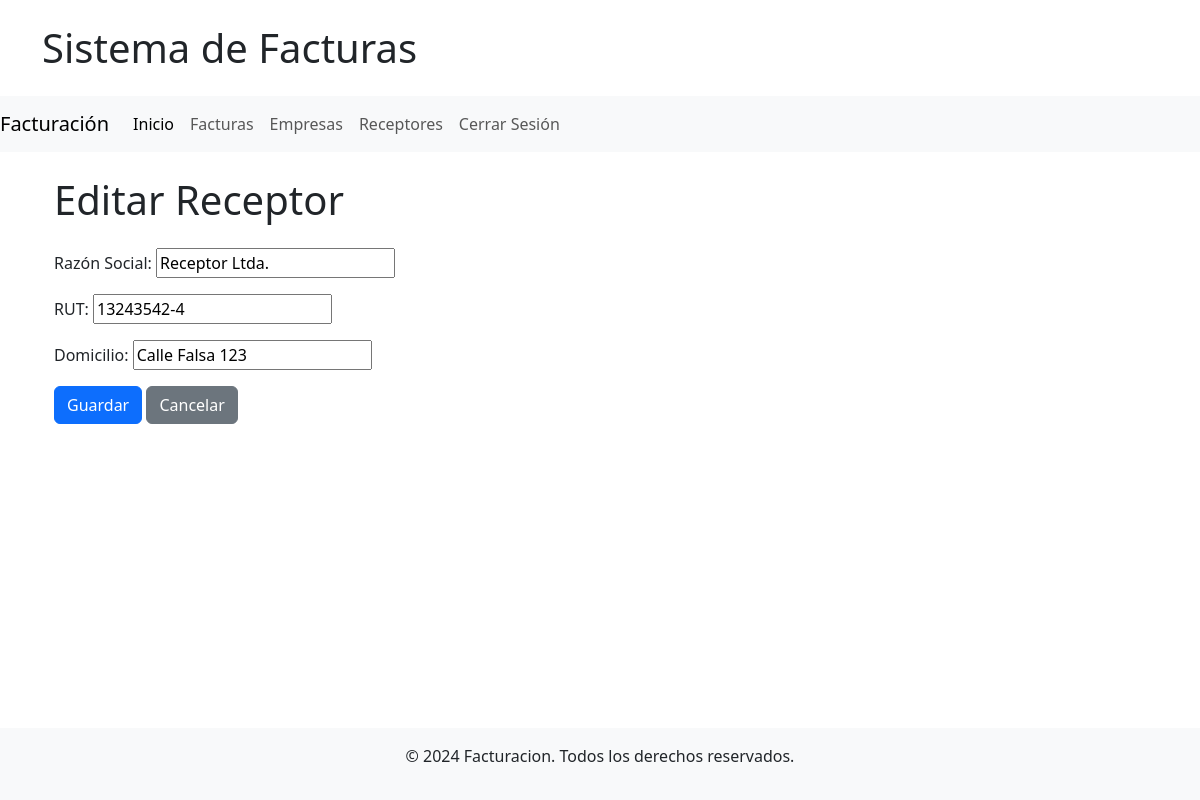
The page /receptores/5/update/ (signed in) on the database its author committed.
### facturas_aplicacion/models.py (models this page shows, shortened)
class Receptor(models.Model):
    razon_social = models.CharField(max_length=255)
    rut = models.CharField(max_length=12, unique=True)
    domicilio = models.CharField(max_length=255)

### facturas_aplicacion/views.py (the view, shortened to what this page needs)
# urls.py: path('receptores/<int:pk>/update/', login_required(ReceptorUpdateView.as_view()), name='receptor_update'),
class ReceptorUpdateView(View):
    def get(self, request, pk):
        receptor = get_object_or_404(Receptor, pk=pk)
        form = ReceptorForm(instance=receptor)
        return render(request, 'receptor_form.html', {'form': form})

### facturas_aplicacion/forms.py
class ReceptorForm(forms.ModelForm):
    class Meta:
        model = Receptor
        fields = ['razon_social', 'rut', 'domicilio']
        labels = {
            'razon_social': 'Razón Social',
            'rut': 'RUT',
            'domicilio': 'Domicilio',
        }

### facturas_aplicacion/templates/receptor_form.html (shortened to what this page needs)
{% extends 'base.html' %}
{% block template %}
<div class="container mt-4">
    <h1 class="mb-4">{% if form.instance.pk %}Editar{% else %}Crear{% endif %} Receptor</h1>
    <form method="post">
        <div class="mb-3">
            {{ form.as_p }}
        </div>
        <button type="submit" class="btn btn-primary">Guardar</button>
        <a href="{% url 'receptor_list' %}" class="btn btn-secondary">Cancelar</a>
    </form>
</div>
{% endblock %}

### rows shown on the page
Receptor: razon_social "Receptor Ltda.", rut "13243542-4", domicilio "Calle Falsa 123"
